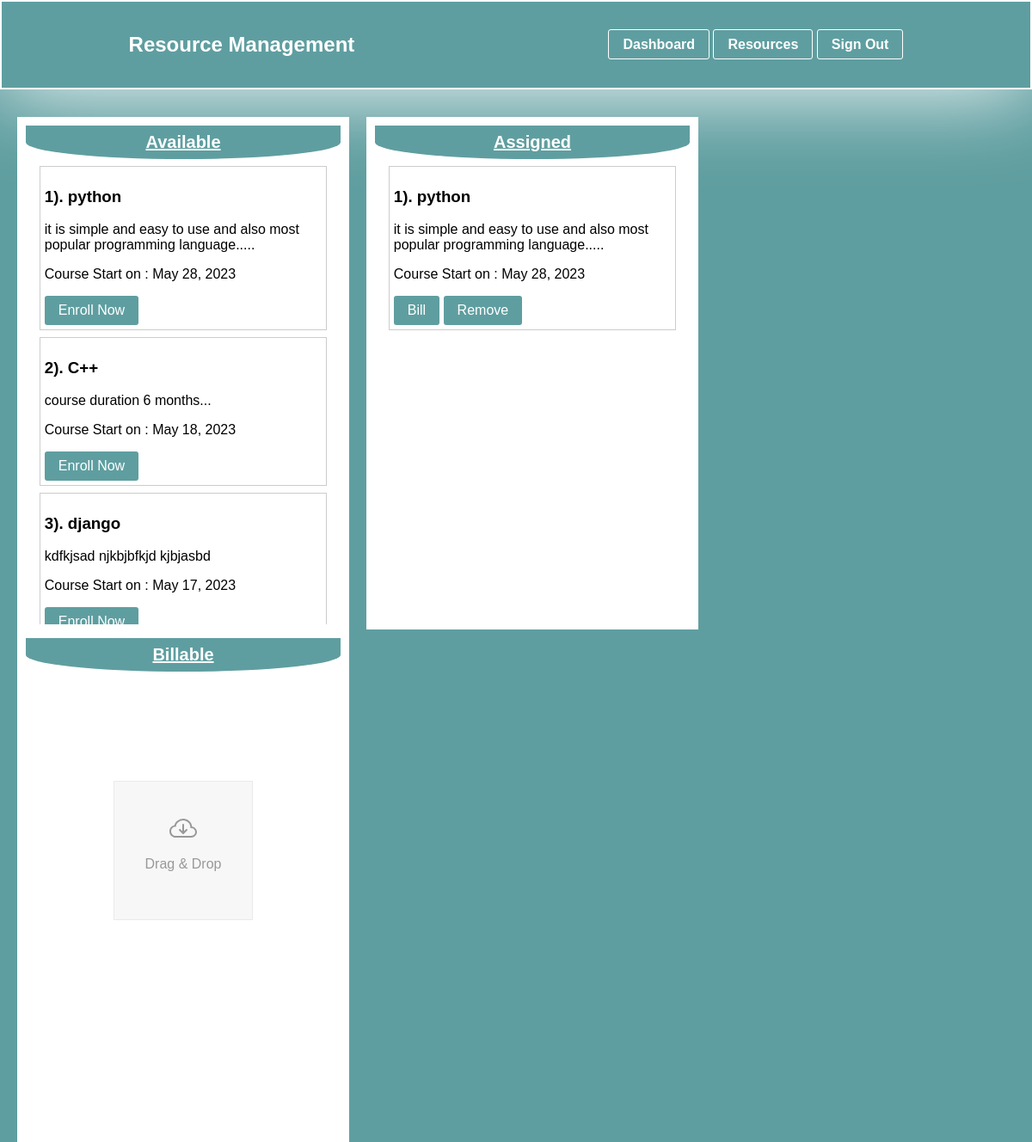
The page /resources (signed in) on the database its author committed.
### resource/models.py (models this page shows, shortened)
class Details(models.Model):
    name = models.CharField(max_length=50)
    desc = models.TextField()
    start_date = models.DateField(auto_now=False, auto_now_add=False)
    cost = models.DecimalField( max_digits=10, decimal_places=2, null=True)

### assign/models.py (models this page shows)
class addAssigned(models.Model):
    user = models.ForeignKey(Account,null=True, on_delete=models.CASCADE)
    resource = models.ForeignKey(Details, on_delete=models.CASCADE)
    assigned = models.ForeignKey(Assigned, on_delete=models.CASCADE, null=True)

### resource/views.py (the view)
# urls.py: path('resources', Resource, name="Resource"),
@login_required(login_url='login')
def Resource(request):
    user = request.user
    Course = Details.objects.all()
    assigned = addAssigned.objects.filter(user=user)
    billable = addBillable.objects.filter(user=user)
    data = {
        'data':Course,
        'assigned': assigned,
        'billable': billable
    }
    return render(request, 'resources.html', data)

### template/resources.html (shortened to what this page needs)
{% extends 'base.html' %}
{% block content %}
  <div class="column">
    <h2>Available</h2>
    <ul ondrop="dropAvailable(event)" ondragover="allowDropAvailable(event)">
      {% if data %}
      {% for data in data %}
      <li draggable="true" class="product" id="{{data.id}}">
        <h3>{{forloop.counter}}). {{data.name}}</h3>
        <p>{{data.desc}}</p>
        <p>Course Start on : {{data.start_date}}</p>
        <a href="assign/{{data.id}}"> <button>Enroll Now</button></a>
      </li>
      {% endfor %}
      {% endif %}
    </ul>
  </div>
  <div class="column">
    <h2>Assigned</h2>
    <ul ondrop="drop(event)" ondragover="allowDrop(event)">
      {% if assigned %}
      {% for data in assigned  %}
      <li draggable="true" class="product" id="{{data.resource.id}}">
        <h3>{{forloop.counter}}). {{data.resource.name}}</h3>
        <p>{{data.resource.desc}}</p>
        <p>Course Start on : {{data.resource.start_date}}</p>
        <a href="billable/{{data.resource.id}}"> <button>Bill</button></a>
        <a href="assign-remove/{{data.resource.id}}"> <button>Remove</button></a>
      </li>
      {% endfor %}
      {% endif %}
    </ul>
  </div>
  <div class="column">
    <h2>Billable</h2>
    <ul ondrop="dropbill(event)" ondragover="allowDropbill(event)">
      {% if billable %}
      {% for data in billable  %}
      <li draggable="true" class="product" id="{{data.resource.id}}">
        <h3>{{forloop.counter}}). {{data.resource.name}}</h3>
        <p>{{data.resource.desc}}</p>
        <p>Rs. {{data.resource.cost}}/-</p>
        <p>Course Start on : {{data.resource.start_date}}</p>
        <a href="billed-remove/{{data.resource.id}}"> <button>Remove</button></a>
      </li>
      {% endfor %}
      {% else %}
      <li class="drag_drop"><p>Drag & Drop</p></li>
      {% endif %}
    </ul>
  </div>
</body>
</html>
{% endblock content %}

### template/base.html
{% include 'header.html' %}
{% block content %}
{% endblock content %}

### template/header.html (shortened to what this page needs)
<!DOCTYPE html>
<html>
<head>
  <link rel="stylesheet" href="/static/style.css">
  <link rel="stylesheet" href="/static/register.css">
</head>
<body>
  <nav>
    <h1 class="title">Resource Management</h1>
    <div class="nav-items">
      <a href="{% url 'dashboard' %}">Dashboard</a>
      <a href="/resources">Resources</a>
      {% if request.path == "/accounts/login/" %}
      <a href="{% url 'register' %}">SignUp</a>
     {% elif request.path == "/accounts/register/" %}
     <a href="{% url 'login' %}">SignIn</a>
     {% elif request.path == "/resources" %}
     <a href="{% url 'logout' %}">Sign Out</a>
     {% elif request.path == "/accounts/dashboard/" %}
     <a href="{% url 'logout' %}">Sign Out</a>
      {% endif %}
    </div>
  </nav>

### static/style.css (style rules this page uses)
body { font-family: sans-serif; box-sizing: border-box; margin: 0; padding:0 ; background-color: cadetblue; }
.column { width: 30.5%; height: 72vh; background-color: white; box-shadow: 0 0 10 1px rgba(0, 0, 0, 0.032); padding: 10px; float: left; margin-left: 20px; }
.column h2 { text-align: center; text-decoration: underline; background-color: cadetblue; padding: 0.5rem 1rem; margin: 0; font-size: 20px; border-bottom-right-radius:50% ; border-bottom-left-radius:50% ; color: white; }
ul { list-style: none; margin: 0; padding: 0 1rem; overflow: hidden; overflow-y: scroll; height: 94%; }
ul li { margin: 0.5rem 0; padding:0.3rem; border: 1px solid #ccc; cursor: pointer; }
.drag_drop { width: 150px; height: 150px; display: flex; flex-direction: column; justify-content: center; margin: auto; margin-top: 38%; align-items: center; opacity: 0.4; background-color: rgba(0, 0, 0, 0.086); }
button { background-color: cadetblue; border: none; outline: none; padding: 0.5rem 1rem; font-size: 16px; border-radius: 3px; cursor: pointer; color: white; }
.title { text-align: center; }
nav { display: flex; align-items: center; justify-content: space-around; background-color: cadetblue; color: white; height: 100px; margin-bottom: 2rem; padding: 0; border: 2px solid white; box-shadow: 0 0 100px 1px white; }
nav .nav-items a { text-decoration: none; color: white; font-size: 16px; font-weight: 600; border: 1px solid white; border-radius: 3px; padding: 0.5rem 1rem; }

### rows shown on the page
Details: name "python", desc "it is simple and easy to use and also most popular programming language.....", start_date "May 28, 2023"
Details: name "C++", desc "course duration 6 months...", start_date "May 18, 2023"
Details: name "django", desc "kdfkjsad njkbjbfkjd kjbjasbd", start_date "May 17, 2023"
addAssigned: resource.name "python", resource.desc "it is simple and easy to use and also most popular programming language.....", resource.start_date "May 28, 2023"
